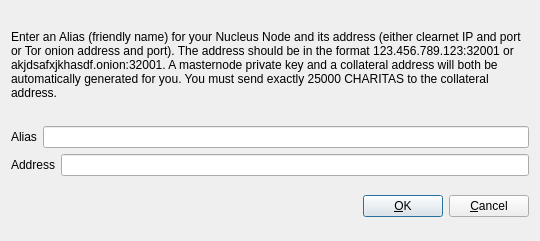
<?xml version="1.0" encoding="UTF-8"?>
<ui version="4.0">
 <class>AddEditAdrenalineNode</class>
 <widget class="QDialog" name="AddEditAdrenalineNode">
  <property name="geometry">
   <rect>
    <x>0</x>
    <y>0</y>
    <width>540</width>
    <height>241</height>
   </rect>
  </property>
  <property name="windowTitle">
   <string>Add/Edit Nucleus Node</string>
  </property>
  <property name="modal">
   <bool>true</bool>
  </property>
  <layout class="QVBoxLayout" name="verticalLayout">
   <item>
    <layout class="QVBoxLayout" name="verticalLayout_2">
     <property name="topMargin">
      <number>0</number>
     </property>
     <property name="bottomMargin">
      <number>0</number>
     </property>
     <item>
      <widget class="QLabel" name="label_3">
       <property name="sizePolicy">
        <sizepolicy hsizetype="Preferred" vsizetype="Expanding">
         <horstretch>0</horstretch>
         <verstretch>0</verstretch>
        </sizepolicy>
       </property>
       <property name="text">
        <string>&lt;html&gt;&lt;head/&gt;&lt;body&gt;&lt;p&gt;Enter an Alias (friendly name) for your Nucleus Node and its address (either clearnet IP and port or Tor onion address and port).  The address should be in the format 123.456.789.123:32001 or akjdsafxjkhasdf.onion:32001.  A masternode private key and a collateral address will both be automatically generated for you.  You must send exactly 25000 CHARITAS to the collateral address.&lt;/p&gt;&lt;/body&gt;&lt;/html&gt;</string>
       </property>
       <property name="wordWrap">
        <bool>true</bool>
       </property>
      </widget>
     </item>
     <item>
      <layout class="QHBoxLayout" name="horizontalLayout">
       <property name="bottomMargin">
        <number>0</number>
       </property>
       <item>
        <widget class="QLabel" name="label">
         <property name="text">
          <string>Alias</string>
         </property>
        </widget>
       </item>
       <item>
        <widget class="QLineEdit" name="aliasLineEdit"/>
       </item>
      </layout>
     </item>
     <item>
      <layout class="QHBoxLayout" name="horizontalLayout_2">
       <property name="bottomMargin">
        <number>0</number>
       </property>
       <item>
        <widget class="QLabel" name="label_2">
         <property name="text">
          <string>Address</string>
         </property>
        </widget>
       </item>
       <item>
        <widget class="QLineEdit" name="addressLineEdit"/>
       </item>
      </layout>
     </item>
     <item>
      <layout class="QHBoxLayout" name="horizontalLayout_3">
       <property name="bottomMargin">
        <number>0</number>
       </property>
      </layout>
     </item>
    </layout>
   </item>
   <item>
    <layout class="QHBoxLayout" name="horizontalLayout_Buttons">
     <item>
      <spacer name="horizontalSpacer_1">
       <property name="orientation">
        <enum>Qt::Horizontal</enum>
       </property>
       <property name="sizeHint" stdset="0">
        <size>
         <width>40</width>
         <height>48</height>
        </size>
       </property>
      </spacer>
     </item>
     <item>
      <widget class="QLabel" name="statusLabel">
       <property name="font">
        <font>
         <weight>75</weight>
         <bold>true</bold>
        </font>
       </property>
       <property name="text">
        <string/>
       </property>
       <property name="textFormat">
        <enum>Qt::PlainText</enum>
       </property>
       <property name="wordWrap">
        <bool>true</bool>
       </property>
      </widget>
     </item>
     <item>
      <spacer name="horizontalSpacer_2">
       <property name="orientation">
        <enum>Qt::Horizontal</enum>
       </property>
       <property name="sizeHint" stdset="0">
        <size>
         <width>40</width>
         <height>48</height>
        </size>
       </property>
      </spacer>
     </item>
     <item>
      <widget class="QPushButton" name="okButton">
       <property name="text">
        <string>&amp;OK</string>
       </property>
      </widget>
     </item>
     <item>
      <widget class="QPushButton" name="cancelButton">
       <property name="text">
        <string>&amp;Cancel</string>
       </property>
       <property name="autoDefault">
        <bool>false</bool>
       </property>
      </widget>
     </item>
    </layout>
   </item>
  </layout>
 </widget>
 <resources/>
 <connections/>
</ui>
